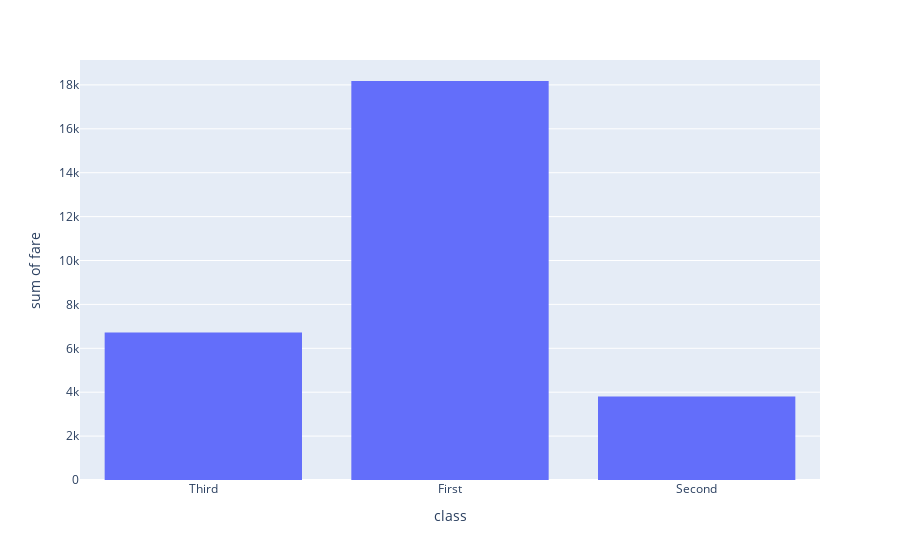

The code cell stored with this chart in its notebook:
### Markdown cell above
Write a code to check how the price of the ticket (column name: 'fare') for each passenger is distributed by plotting a histogram.

### Code cell
px.histogram(data,y='fare',x='class')

### Figure 1 — Plotly figure (JSON) as saved in the notebook; plotly's stock layout.template omitted (floating-point values rounded to 4 significant figures; data arrays with more than 128 entries replaced by an {"elided": "..."} marker saying what was removed)
{"data": [{"alignmentgroup": "True", "bingroup": "x", "histfunc": "sum", "hovertemplate": "class=%{x}<br>sum of fare=%{y}<extra></extra>", "legendgroup": "", "marker": {"color": "#636efa", "pattern": {"shape": ""}}, "name": "", "offsetgroup": "", "orientation": "v", "showlegend": false, "type": "histogram", "x": {"elided": "891 str values"}, "xaxis": "x", "y": {"elided": "891 float values"}, "yaxis": "y"}], "layout": {"barmode": "relative", "legend": {"tracegroupgap": 0}, "margin": {"t": 60}, "xaxis": {"anchor": "y", "domain": [0, 1], "title": {"text": "class"}}, "yaxis": {"anchor": "x", "domain": [0, 1], "title": {"text": "sum of fare"}}}}
